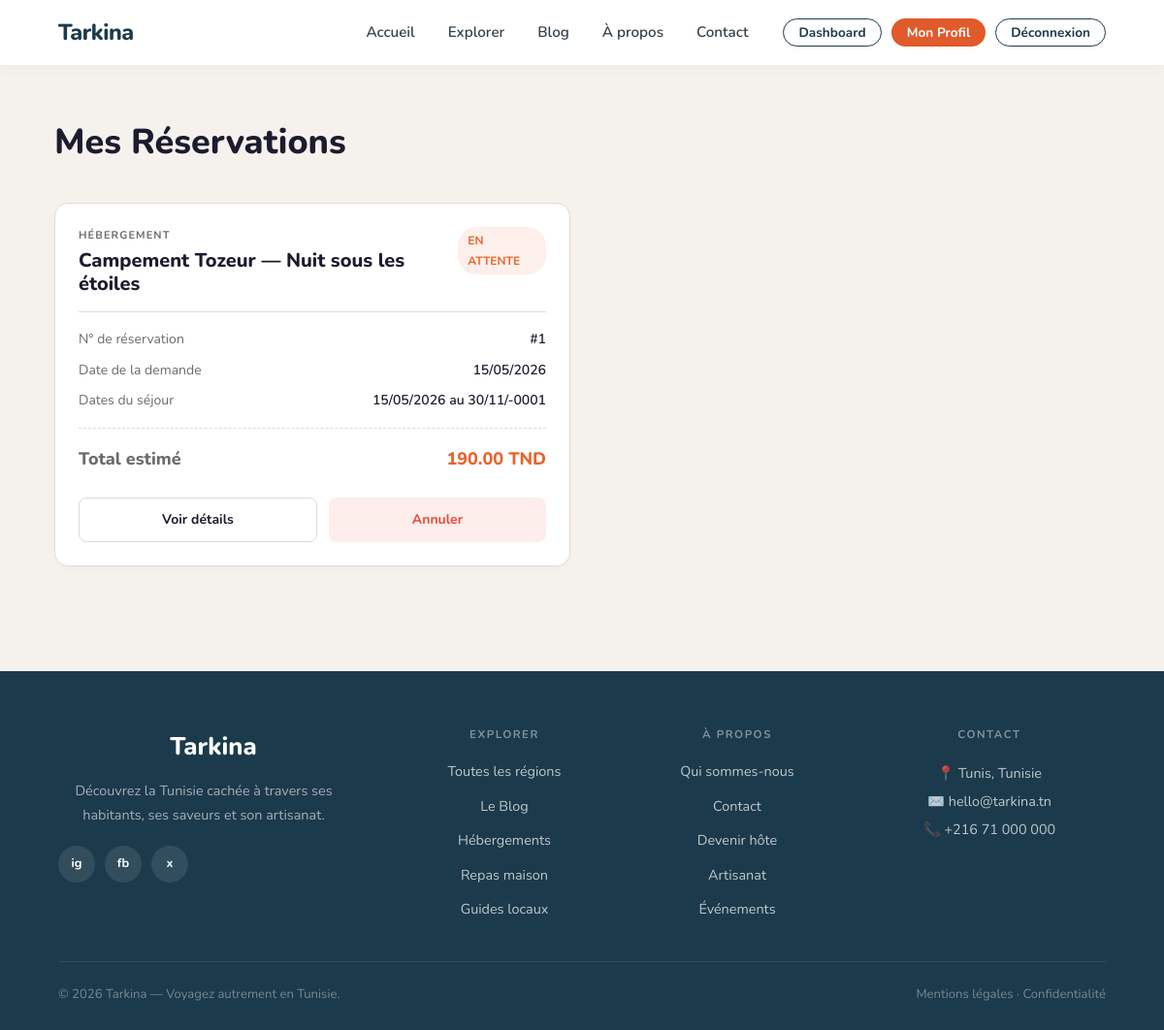
The app's page /mes-reservations.php (signed in) with its own data.
### tables this page shows
CREATE TABLE `reservations` (
  `id` int(11) NOT NULL,
  `user_id` int(11) NOT NULL,
  `type_service` varchar(50) DEFAULT NULL,
  `service_id` int(11) DEFAULT NULL,
  `date_debut` date DEFAULT NULL,
  `date_fin` date DEFAULT NULL,
  `nb_voyageurs` int(11) DEFAULT 1,
  `prix_total` decimal(10,2) DEFAULT NULL,
  `nom` varchar(150) DEFAULT NULL,
  `email` varchar(150) DEFAULT NULL,
  `message` text DEFAULT NULL,
  `statut` varchar(30) DEFAULT 'en_attente',
  `created_at` datetime DEFAULT current_timestamp()
);

CREATE TABLE `hebergement` (
  `id` int(10) UNSIGNED NOT NULL,
  `titre` varchar(255) NOT NULL,
  `localisation` varchar(255) NOT NULL,
  `prix` decimal(10,2) NOT NULL DEFAULT 0.00,
  `description` text DEFAULT NULL,
  `statut` varchar(30) NOT NULL DEFAULT 'brouillon',
  `created_at` timestamp NOT NULL DEFAULT current_timestamp(),
  `updated_at` timestamp NOT NULL DEFAULT current_timestamp() ON UPDATE current_timestamp(),
  `capacite` int(11) NOT NULL DEFAULT 1,
  `date_debut` date DEFAULT NULL,
  `date_fin` date DEFAULT NULL,
  `inclus` text DEFAULT NULL,
  `photo_principale` varchar(500) DEFAULT NULL,
  `photos_sec` text DEFAULT NULL,
  `region_id` int(10) UNSIGNED DEFAULT NULL
);

### mes-reservations.php (the view, shortened to what this page needs)
<?php
require_once __DIR__ . '/db.php';
$user_id = $_SESSION['user_id'];
$sql = "
    SELECT r.*,
           h.titre AS hebergement_titre,
           rp.titre AS repas_titre,
           g.titre AS guide_titre,
           e.titre AS evenement_titre,
           a.titre AS artisanat_titre
    FROM reservations r
    LEFT JOIN hebergement h ON r.type_service = 'hebergement' AND r.service_id = h.id
    LEFT JOIN repas rp ON r.type_service = 'repas' AND r.service_id = rp.id
    LEFT JOIN guide g ON r.type_service = 'guide' AND r.service_id = g.id
    LEFT JOIN evenement e ON r.type_service = 'evenement' AND r.service_id = e.id
    LEFT JOIN artisanat a ON r.type_service = 'artisanat' AND r.service_id = a.id
    WHERE r.user_id = $user_id
    ORDER BY r.created_at DESC
";
$result = mysqli_query($conn, $sql);
$reservations = [];
if ($result) {
    while ($row = mysqli_fetch_assoc($result)) {
        $reservations[] = $row;
    }
}
?>
<!DOCTYPE html>
<html lang="fr">
<head>
</head>
<body>
<?php include 'navbar.php'; ?>
<div class="main-container">
  <div class="page-header">
    <h1 class="page-title">Mes Réservations</h1>
  </div>
  <?php if (empty($reservations)): ?>
    <div class="empty-state">
      <h3>Aucune réservation</h3>
      <p style="color:var(--muted); margin-bottom:24px;">Vous n'avez pas encore effectué de réservation.</p>
      <a href="explorer.php" class="btn-nav">Explorer les offres</a>
    </div>
  <?php else: ?>
    <div class="reservations-grid">
      <?php foreach ($reservations as $r):
        $type = '';
        $titre = '';
        if ($r['type_service'] === 'hebergement') {
            $type = 'Hébergement';
            $titre = $r['hebergement_titre'];
        } elseif ($r['type_service'] === 'repas') {
            $type = 'Gastronomie';
            $titre = $r['repas_titre'];
        } elseif ($r['type_service'] === 'guide') {
            $type = 'Guide Local';
            $titre = $r['guide_titre'];
        } elseif ($r['type_service'] === 'evenement') {
            $type = 'Événement';
            $titre = $r['evenement_titre'];
        } elseif ($r['type_service'] === 'artisanat') {
            $type = 'Artisanat';
            $titre = $r['artisanat_titre'];
        }
        $url = $r['type_service'] . '.php?id=' . $r['service_id'];
        $total = (float)$r['prix_total'];
        if ($r['type_service'] === 'hebergement') {
            $dates_str = date('d/m/Y', strtotime($r['date_debut'])) . ' au ' . date('d/m/Y', strtotime($r['date_fin']));
        } else {
            $dates_str = date('d/m/Y', strtotime($r['date_debut']));
        }
        $statut_class = '';
        $statut_label = '';
        switch ($r['statut']) {
            case 'en_attente':
                $statut_class = 'badge-en_attente';
                $statut_label = 'En attente';
                break;
        }
      ?>
      <div class="res-card">
        <div class="res-header">
            <div>
                <div class="res-type"><?= htmlspecialchars($type) ?></div>
                <div class="res-title"><?= htmlspecialchars($titre) ?></div>
            </div>
            <div class="badge <?= $statut_class ?>"><?= $statut_label ?></div>
        </div>
        <div class="res-details">
            <div class="detail-row">
                <span class="detail-label">N° de réservation</span>
                <span class="detail-value">#<?= $r['id'] ?></span>
            </div>
            <div class="detail-row">
                <span class="detail-label">Date de la demande</span>
                <span class="detail-value"><?= date('d/m/Y', strtotime($r['created_at'])) ?></span>
            </div>
            <div class="detail-row">
                <span class="detail-label"><?= $type === 'Hébergement' ? 'Dates du séjour' : 'Date prévue' ?></span>
                <span class="detail-value"><?= $dates_str ?></span>
            </div>
            <div class="res-total">
                <span class="detail-label">Total estimé</span>
                <span style="color:var(--orange);"><?= number_format($total, 2, '.', ' ') ?> TND</span>
            </div>
        </div>
        <div class="res-actions">
            <a href="<?= $url ?>" class="btn btn-outline">Voir détails</a>
            <?php if ($r['statut'] === 'en_attente'): ?>
                <form method="post" action="mes-reservations.php" style="flex:1; display:flex;" onsubmit="return confirm('Êtes-vous sûr de vouloir annuler cette réservation ?');">
                    <button type="submit" class="btn btn-danger" style="width:100%;">Annuler</button>
                </form>
            <?php endif; ?>
        </div>
      </div>
      <?php endforeach; ?>
    </div>
  <?php endif; ?>
</div>
<?php include 'footer.php'; ?>
</body>
</html>

### assets/css/typography.css (style rules this page uses)
body, h1, h2, h3, h4, h5, h6, p, a, span, li, ul, ol, label, button, input, select, textarea, small, strong, b, em, td, th, blockquote, figcaption, div, section, article, aside, header, footer, nav { font-family: 'Nunito', 'Segoe UI', system-ui, -apple-system, sans-serif !important; }

### mes-reservations.php (style rules this page uses)
*, *::before, *::after { box-sizing: border-box; margin: 0; padding: 0; }
:root { --cream: #f5f2ee; --dark: #1c1c2e; --navy: #1a2340; --orange: #e8642c; --white: #ffffff; --border: #e0dbd4; --radius: 14px; --green: #2ecc71; --red: #e74c3c; --muted: #6b6b6b; }
body { font-family: 'Lato', sans-serif; background: var(--cream); color: var(--dark); font-size: 15px; line-height: 1.7; display: flex; flex-direction: column; min-height: 100vh; }
.main-container { flex: 1; padding: 48px 56px; max-width: 1200px; margin: 0 auto; width: 100%; }
.page-header { display: flex; justify-content: space-between; align-items: center; margin-bottom: 32px; }
.page-title { font-family: 'Playfair Display', serif; font-size: 36px; font-weight: 800; color: var(--dark); }
.reservations-grid { display: grid; grid-template-columns: repeat(auto-fill, minmax(350px, 1fr)); gap: 24px; }
.res-card { background: var(--white); border-radius: var(--radius); padding: 24px; border: 1px solid var(--border); display: flex; flex-direction: column; box-shadow: 0 4px 6px rgba(0,0,0,0.02); }
.res-header { display: flex; justify-content: space-between; align-items: flex-start; margin-bottom: 16px; padding-bottom: 16px; border-bottom: 1px solid var(--border); }
.res-type { font-size: 11px; font-weight: 700; letter-spacing: .1em; text-transform: uppercase; color: var(--muted); margin-bottom: 4px; }
.res-title { font-family: 'Playfair Display', serif; font-size: 20px; font-weight: 800; color: var(--dark); line-height: 1.2; }
.badge { padding: 4px 10px; border-radius: 20px; font-size: 12px; font-weight: 700; text-transform: uppercase; }
.badge-en_attente { background: rgba(232, 100, 44, 0.1); color: var(--orange); }
.res-details { flex: 1; margin-bottom: 24px; }
.detail-row { display: flex; justify-content: space-between; margin-bottom: 8px; font-size: 14px; }
.detail-label { color: var(--muted); }
.detail-value { font-weight: 600; color: var(--dark); }
.res-total { font-size: 18px; font-weight: 800; margin-top: 16px; padding-top: 16px; border-top: 1px dashed var(--border); display: flex; justify-content: space-between; }
.res-actions { display: flex; gap: 12px; }
.btn { flex: 1; padding: 10px; text-align: center; border-radius: 8px; font-size: 14px; font-weight: 700; cursor: pointer; text-decoration: none; transition: background 0.2s, opacity 0.2s; border: none; }
.btn-outline { background: transparent; border: 1px solid var(--border); color: var(--dark); }
.btn-danger { background: rgba(231, 76, 60, 0.1); color: var(--red); }

### records on screen
reservations: type_service "HÉBERGEMENT", hebergement.titre "Campement Tozeur — Nuit sous les étoiles", statut "EN ATTENTE", id "1", created_at "15/05/2026", shows "Dates du séjour", dates_str "15/05/2026 au 30/11/-0001", prix_total "190.00"
